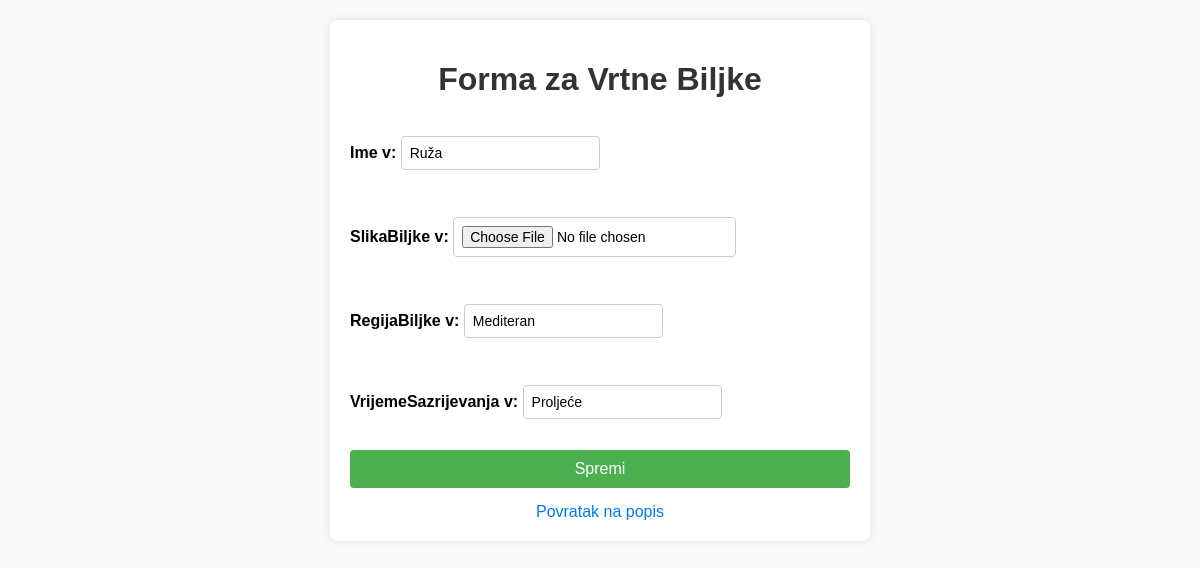
/vrtnabiljke/1/uredi/, run on an earlier commit of the app's database.
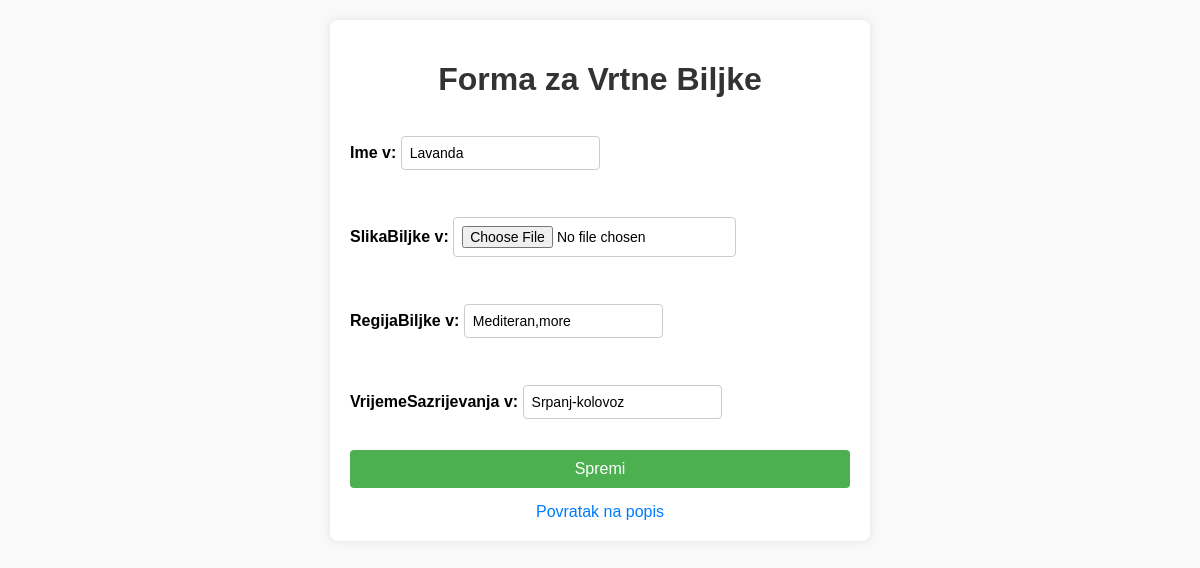
And on a later commit of the database.
### PZWapp/models.py (models this page shows, shortened)
class VrtnaBiljka(models.Model):
    user = models.ForeignKey(
        settings.AUTH_USER_MODEL,
        on_delete=models.CASCADE,
        related_name='vrtne_biljke',
        default=get_default_user
    )
    ime_v = models.CharField(max_length=30)
    slikaBiljke_v = models.ImageField(upload_to='images/', blank=True, null=True)
    regijaBiljke_v = models.CharField(max_length=20)
    vrijemeSazrijevanja_v = models.CharField(max_length=15)

### PZWapp/views.py (the view)
# urls.py: path('vrtnabiljke/<int:pk>/uredi/', VrtnaBiljkaUpdateView.as_view(), name='vrtnabiljka_update'),
class VrtnaBiljkaUpdateView(UpdateView):
    model = VrtnaBiljka
    template_name = 'main/vrtna_biljka_form.html'
    fields = ['ime_v', 'slikaBiljke_v', 'regijaBiljke_v', 'vrijemeSazrijevanja_v']
    success_url = reverse_lazy('PZWapp:vrtnabiljka_list')

### PZWapp/templates/main/vrtna_biljka_form.html (shortened to what this page needs)
<!DOCTYPE html>
<html>
<head>
</head>
<body>
    <div class="form-container">
        <h1>{{ view.title|default:"Forma za Vrtne Biljke" }}</h1>
        <form method="post" enctype="multipart/form-data">
            {{ form.as_p }}
            <button type="submit">Spremi</button>
        </form>
        <div class="back-link">
            <a href="{% url 'PZWapp:vrtnabiljka_list' %}">Povratak na popis</a>
        </div>
    </div>
</body>
</html>

What changed in the data, as far as the page shows it:
changed VrtnaBiljka: ime_v "Ruža" → "Lavanda"; regijaBiljke_v "Mediteran" → "Mediteran,more"; vrijemeSazrijevanja_v "Proljeće" → "Srpanj-kolovoz"
